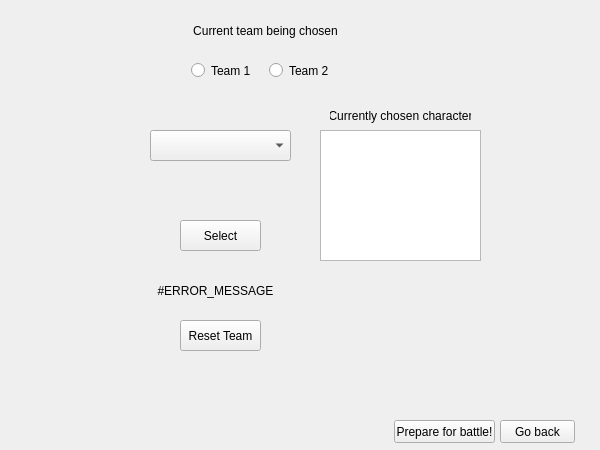
<?xml version="1.0" encoding="UTF-8"?>
<ui version="4.0">
 <class>MainWindow</class>
 <widget class="QMainWindow" name="MainWindow">
  <property name="geometry">
   <rect>
    <x>0</x>
    <y>0</y>
    <width>600</width>
    <height>450</height>
   </rect>
  </property>
  <property name="minimumSize">
   <size>
    <width>600</width>
    <height>450</height>
   </size>
  </property>
  <property name="maximumSize">
   <size>
    <width>600</width>
    <height>450</height>
   </size>
  </property>
  <property name="windowTitle">
   <string>MainWindow</string>
  </property>
  <widget class="QWidget" name="centralWidget">
   <widget class="QStackedWidget" name="stackedWidget">
    <property name="geometry">
     <rect>
      <x>0</x>
      <y>0</y>
      <width>601</width>
      <height>451</height>
     </rect>
    </property>
    <property name="currentIndex">
     <number>3</number>
    </property>
    <widget class="QWidget" name="mainMenu">
     <widget class="QPushButton" name="prepareCharacterButton">
      <property name="geometry">
       <rect>
        <x>220</x>
        <y>130</y>
        <width>111</width>
        <height>23</height>
       </rect>
      </property>
      <property name="text">
       <string>Prepare Character</string>
      </property>
     </widget>
     <widget class="QPushButton" name="exitButton">
      <property name="geometry">
       <rect>
        <x>230</x>
        <y>260</y>
        <width>91</width>
        <height>23</height>
       </rect>
      </property>
      <property name="text">
       <string>Exit</string>
      </property>
     </widget>
     <widget class="QPushButton" name="prepareBattleButton">
      <property name="geometry">
       <rect>
        <x>220</x>
        <y>170</y>
        <width>111</width>
        <height>23</height>
       </rect>
      </property>
      <property name="text">
       <string>Prepare Battle</string>
      </property>
     </widget>
    </widget>
    <widget class="QWidget" name="playerCreationMenu">
     <widget class="QWidget" name="verticalLayoutWidget">
      <property name="geometry">
       <rect>
        <x>300</x>
        <y>150</y>
        <width>160</width>
        <height>131</height>
       </rect>
      </property>
      <layout class="QVBoxLayout" name="verticalLayout">
       <item>
        <widget class="QLabel" name="weaponLabel">
         <property name="text">
          <string>Weapon</string>
         </property>
         <property name="alignment">
          <set>Qt::AlignCenter</set>
         </property>
        </widget>
       </item>
       <item>
        <widget class="QComboBox" name="weaponComboBox"/>
       </item>
       <item>
        <widget class="QLabel" name="armorLabel">
         <property name="text">
          <string>Armour</string>
         </property>
         <property name="alignment">
          <set>Qt::AlignCenter</set>
         </property>
        </widget>
       </item>
       <item>
        <widget class="QComboBox" name="armourComboBox"/>
       </item>
       <item>
        <widget class="QLabel" name="shieldLabel">
         <property name="text">
          <string>Shield</string>
         </property>
         <property name="alignment">
          <set>Qt::AlignCenter</set>
         </property>
        </widget>
       </item>
       <item>
        <widget class="QComboBox" name="shieldComboBox"/>
       </item>
      </layout>
     </widget>
     <widget class="QWidget" name="horizontalLayoutWidget">
      <property name="geometry">
       <rect>
        <x>160</x>
        <y>50</y>
        <width>271</width>
        <height>73</height>
       </rect>
      </property>
      <layout class="QHBoxLayout" name="horizontalLayout">
       <item>
        <widget class="QLabel" name="characterNameLabel">
         <property name="text">
          <string>Character's name</string>
         </property>
        </widget>
       </item>
       <item>
        <widget class="QPlainTextEdit" name="characterNameTextEdit"/>
       </item>
      </layout>
     </widget>
     <widget class="QPushButton" name="pCCharacterDoneButton">
      <property name="geometry">
       <rect>
        <x>410</x>
        <y>400</y>
        <width>75</width>
        <height>23</height>
       </rect>
      </property>
      <property name="text">
       <string>Done</string>
      </property>
      <property name="checkable">
       <bool>false</bool>
      </property>
      <property name="default">
       <bool>false</bool>
      </property>
      <property name="flat">
       <bool>false</bool>
      </property>
     </widget>
     <widget class="QWidget" name="formLayoutWidget">
      <property name="geometry">
       <rect>
        <x>160</x>
        <y>160</y>
        <width>94</width>
        <height>100</height>
       </rect>
      </property>
      <layout class="QFormLayout" name="formLayout">
       <item row="0" column="0">
        <widget class="QLabel" name="STLabel">
         <property name="text">
          <string>Strength</string>
         </property>
        </widget>
       </item>
       <item row="0" column="1">
        <widget class="QSpinBox" name="STSpinBox">
         <property name="minimum">
          <number>1</number>
         </property>
         <property name="value">
          <number>10</number>
         </property>
         <property name="displayIntegerBase">
          <number>10</number>
         </property>
        </widget>
       </item>
       <item row="1" column="0">
        <widget class="QLabel" name="DXLabel">
         <property name="text">
          <string>Dexterity</string>
         </property>
        </widget>
       </item>
       <item row="1" column="1">
        <widget class="QSpinBox" name="DXSpinBox">
         <property name="minimum">
          <number>1</number>
         </property>
         <property name="value">
          <number>10</number>
         </property>
        </widget>
       </item>
       <item row="2" column="0">
        <widget class="QLabel" name="HTLabel">
         <property name="text">
          <string>Health</string>
         </property>
        </widget>
       </item>
       <item row="2" column="1">
        <widget class="QSpinBox" name="HTSpinBox">
         <property name="minimum">
          <number>1</number>
         </property>
         <property name="value">
          <number>10</number>
         </property>
        </widget>
       </item>
       <item row="3" column="0">
        <widget class="QLabel" name="VetLabel">
         <property name="text">
          <string>Veterancy</string>
         </property>
        </widget>
       </item>
       <item row="3" column="1">
        <widget class="QSpinBox" name="VetSpinBox">
         <property name="minimum">
          <number>0</number>
         </property>
         <property name="value">
          <number>0</number>
         </property>
        </widget>
       </item>
      </layout>
     </widget>
     <widget class="QPushButton" name="pCCancelButton">
      <property name="geometry">
       <rect>
        <x>510</x>
        <y>400</y>
        <width>71</width>
        <height>23</height>
       </rect>
      </property>
      <property name="text">
       <string>Cancel</string>
      </property>
     </widget>
     <widget class="QLabel" name="pointsLeftLabel">
      <property name="geometry">
       <rect>
        <x>180</x>
        <y>270</y>
        <width>47</width>
        <height>31</height>
       </rect>
      </property>
      <property name="text">
       <string>100</string>
      </property>
      <property name="alignment">
       <set>Qt::AlignCenter</set>
      </property>
     </widget>
     <widget class="QLabel" name="pCCharacterPointsLabel">
      <property name="geometry">
       <rect>
        <x>60</x>
        <y>270</y>
        <width>111</width>
        <height>31</height>
       </rect>
      </property>
      <property name="text">
       <string>Character Points left: </string>
      </property>
     </widget>
    </widget>
    <widget class="QWidget" name="battleSizeMenu">
     <widget class="QPushButton" name="bSteamButton_2">
      <property name="geometry">
       <rect>
        <x>50</x>
        <y>100</y>
        <width>491</width>
        <height>71</height>
       </rect>
      </property>
      <property name="text">
       <string>1 vs 1</string>
      </property>
     </widget>
     <widget class="QPushButton" name="bSgoBackButton">
      <property name="geometry">
       <rect>
        <x>510</x>
        <y>390</y>
        <width>75</width>
        <height>23</height>
       </rect>
      </property>
      <property name="text">
       <string>Go back</string>
      </property>
     </widget>
     <widget class="QPushButton" name="bSteamButton">
      <property name="geometry">
       <rect>
        <x>50</x>
        <y>220</y>
        <width>491</width>
        <height>71</height>
       </rect>
      </property>
      <property name="text">
       <string>2 vs 2</string>
      </property>
     </widget>
     <widget class="QPushButton" name="bSDoneButton">
      <property name="geometry">
       <rect>
        <x>404</x>
        <y>390</y>
        <width>101</width>
        <height>23</height>
       </rect>
      </property>
      <property name="text">
       <string>Prepare for battle!</string>
      </property>
     </widget>
    </widget>
    <widget class="QWidget" name="prepareTeamMenu">
     <widget class="QLabel" name="errorLabel">
      <property name="geometry">
       <rect>
        <x>120</x>
        <y>270</y>
        <width>191</width>
        <height>41</height>
       </rect>
      </property>
      <property name="text">
       <string>#ERROR_MESSAGE</string>
      </property>
      <property name="alignment">
       <set>Qt::AlignCenter</set>
      </property>
     </widget>
     <widget class="QLabel" name="currentTeamLabel">
      <property name="geometry">
       <rect>
        <x>180</x>
        <y>20</y>
        <width>171</width>
        <height>21</height>
       </rect>
      </property>
      <property name="text">
       <string>Current team being chosen</string>
      </property>
      <property name="alignment">
       <set>Qt::AlignCenter</set>
      </property>
     </widget>
     <widget class="QLabel" name="currentCharacterLabel">
      <property name="geometry">
       <rect>
        <x>330</x>
        <y>105</y>
        <width>141</width>
        <height>21</height>
       </rect>
      </property>
      <property name="text">
       <string>Currently chosen character</string>
      </property>
      <property name="alignment">
       <set>Qt::AlignCenter</set>
      </property>
     </widget>
     <widget class="QComboBox" name="comboBox">
      <property name="geometry">
       <rect>
        <x>150</x>
        <y>130</y>
        <width>141</width>
        <height>31</height>
       </rect>
      </property>
     </widget>
     <widget class="QPushButton" name="resetButton">
      <property name="geometry">
       <rect>
        <x>180</x>
        <y>320</y>
        <width>81</width>
        <height>31</height>
       </rect>
      </property>
      <property name="text">
       <string>Reset Team</string>
      </property>
     </widget>
     <widget class="QPushButton" name="goBackButton_2">
      <property name="geometry">
       <rect>
        <x>500</x>
        <y>420</y>
        <width>75</width>
        <height>23</height>
       </rect>
      </property>
      <property name="text">
       <string>Go back</string>
      </property>
     </widget>
     <widget class="QPushButton" name="selectButton">
      <property name="geometry">
       <rect>
        <x>180</x>
        <y>220</y>
        <width>81</width>
        <height>31</height>
       </rect>
      </property>
      <property name="text">
       <string>Select</string>
      </property>
     </widget>
     <widget class="QPushButton" name="doneButton_2">
      <property name="geometry">
       <rect>
        <x>394</x>
        <y>420</y>
        <width>101</width>
        <height>23</height>
       </rect>
      </property>
      <property name="text">
       <string>Prepare for battle!</string>
      </property>
     </widget>
     <widget class="QWidget" name="horizontalLayoutWidget_2">
      <property name="geometry">
       <rect>
        <x>180</x>
        <y>50</y>
        <width>172</width>
        <height>41</height>
       </rect>
      </property>
      <layout class="QHBoxLayout" name="horizontalLayout_2">
       <item>
        <widget class="QRadioButton" name="team1RadioButton">
         <property name="text">
          <string>Team 1</string>
         </property>
        </widget>
       </item>
       <item>
        <widget class="QRadioButton" name="team2RadioButton">
         <property name="text">
          <string>Team 2</string>
         </property>
        </widget>
       </item>
      </layout>
     </widget>
     <widget class="QTextEdit" name="textEdit">
      <property name="geometry">
       <rect>
        <x>320</x>
        <y>130</y>
        <width>161</width>
        <height>131</height>
       </rect>
      </property>
      <property name="html">
       <string>&lt;!DOCTYPE HTML PUBLIC &quot;-//W3C//DTD HTML 4.0//EN&quot; &quot;http://www.w3.org/TR/REC-html40/strict.dtd&quot;&gt;
&lt;html&gt;&lt;head&gt;&lt;meta name=&quot;qrichtext&quot; content=&quot;1&quot; /&gt;&lt;style type=&quot;text/css&quot;&gt;
p, li { white-space: pre-wrap; }
&lt;/style&gt;&lt;/head&gt;&lt;body style=&quot; font-family:'MS Shell Dlg 2'; font-size:8.25pt; font-weight:400; font-style:normal;&quot;&gt;
&lt;p style=&quot;-qt-paragraph-type:empty; margin-top:0px; margin-bottom:0px; margin-left:0px; margin-right:0px; -qt-block-indent:0; text-indent:0px;&quot;&gt;&lt;br /&gt;&lt;/p&gt;&lt;/body&gt;&lt;/html&gt;</string>
      </property>
     </widget>
    </widget>
    <widget class="QWidget" name="battleScreenMenu">
     <widget class="QTextEdit" name="battleLogText">
      <property name="geometry">
       <rect>
        <x>0</x>
        <y>230</y>
        <width>601</width>
        <height>221</height>
       </rect>
      </property>
     </widget>
     <widget class="QPlainTextEdit" name="charactersPresentText">
      <property name="geometry">
       <rect>
        <x>0</x>
        <y>0</y>
        <width>241</width>
        <height>231</height>
       </rect>
      </property>
     </widget>
     <widget class="QComboBox" name="comboBox_2">
      <property name="geometry">
       <rect>
        <x>250</x>
        <y>20</y>
        <width>151</width>
        <height>22</height>
       </rect>
      </property>
     </widget>
     <widget class="QPushButton" name="nextTurnButton">
      <property name="geometry">
       <rect>
        <x>510</x>
        <y>200</y>
        <width>75</width>
        <height>23</height>
       </rect>
      </property>
      <property name="text">
       <string>Next Turn</string>
      </property>
     </widget>
     <widget class="QPushButton" name="skipTurnButton">
      <property name="geometry">
       <rect>
        <x>260</x>
        <y>200</y>
        <width>75</width>
        <height>23</height>
       </rect>
      </property>
      <property name="text">
       <string>Skip Turn</string>
      </property>
     </widget>
     <widget class="QPushButton" name="attackTargetButton">
      <property name="geometry">
       <rect>
        <x>410</x>
        <y>20</y>
        <width>75</width>
        <height>23</height>
       </rect>
      </property>
      <property name="text">
       <string>Attack!</string>
      </property>
     </widget>
     <widget class="QPushButton" name="surrenderButton">
      <property name="geometry">
       <rect>
        <x>260</x>
        <y>170</y>
        <width>75</width>
        <height>23</height>
       </rect>
      </property>
      <property name="text">
       <string>Surrender</string>
      </property>
     </widget>
    </widget>
   </widget>
  </widget>
 </widget>
 <layoutdefault spacing="6" margin="11"/>
 <resources/>
 <connections/>
</ui>
